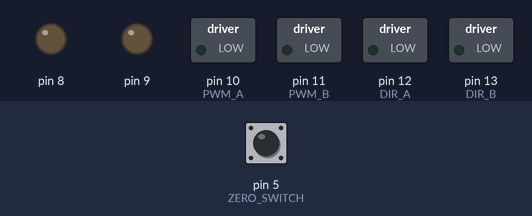
Bench run of a sketch on a simulated Arduino Uno, built with avr-gcc and run on an emulated ATmega328P. Parts: switched loads named in the sketch (green lamp = pin HIGH), output pins drawn as LEDs (lit = HIGH). Inputs (shaded band) come from the test bench; at power-on: pin 5 (ZERO_SWITCH) LOW.

Above: at 1.3 s.
1.4 s: pin 5 (ZERO_SWITCH) pulled HIGH for 2.45 s
At 3.91 s:
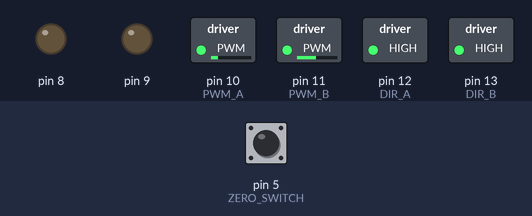
At 5.1 s:
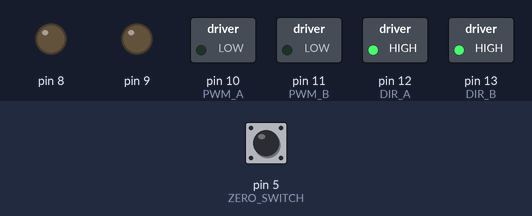
5.4 s: pin 5 (ZERO_SWITCH) pulled HIGH for 2.45 s
At 8.3 s:
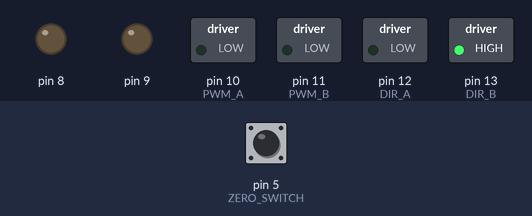
Timing chart, 0 to 9.8 s (numbered marks = the images above; inputs shaded):
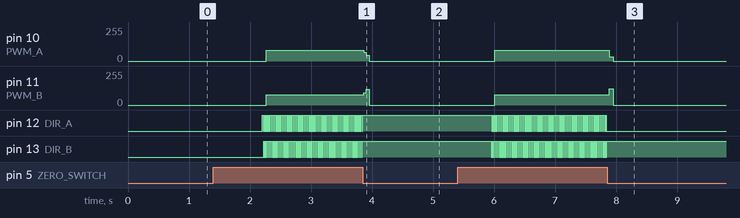

The sketch:

microstepping.ino
```cpp
/*## Definitions ##*/

#define DIR_A 12
#define DIR_B 13
#define PWM_A 10
#define PWM_B 11
#define ZERO_SWITCH 5

#define Fwd HIGH
#define Rev LOW
int usteps = 360;
float amp = 127;
int pulseDelay_us = 40;
int a[360];
int b[360];
int idxG = 0;

void writeMotor(int value, int PWM_PIN, int DIR_PIN);
/*## Step Delay ##*/

//const int stepDelay_ms = 50;

void setup() {
/*## Sin/Cos Tables ##*/
for (int i=0; i<usteps; i++) {
  a[i] = amp*sin(i*2*PI/usteps);
  b[i] = amp*cos(i*2*PI/usteps);
}
/*## PinMode Config ##*/
pinMode(DIR_A, OUTPUT);
pinMode(DIR_B, OUTPUT);
pinMode(ZERO_SWITCH, INPUT);
// Turn off Braking for both Channels
pinMode(8, OUTPUT); digitalWrite(8, LOW);
pinMode(9, OUTPUT); digitalWrite(9, LOW);

}

void loop() {
  while (digitalRead(ZERO_SWITCH) == HIGH) {
    writeMotor(a[idxG], PWM_A, DIR_A);
    writeMotor(b[idxG], PWM_B, DIR_B);

    idxG++;
    if (idxG == usteps) {
      idxG = 0;
    }
    delayMicroseconds(pulseDelay_us);
  }
  delay(100);
  analogWrite(PWM_A, 0);
  analogWrite(PWM_B, 0);
  delay(2000);
}

void writeMotor(int value, int PWM_PIN, int DIR_PIN) {
  int absPWM = abs(value);
  analogWrite(PWM_PIN, absPWM);
  if (value > 0) {
    digitalWrite(DIR_PIN, Fwd);
  } else {
    digitalWrite(DIR_PIN, Rev);
  }
}
```

Measured:
- after the input at 1.4 s, pin 10 (PWM_A): 0/255 → 81/255 after 0.86 s, → 0/255 1.6 s later; pin 11 (PWM_B): 0/255 → 77/255 after 0.86 s, → 0/255 1.6 s later
- after the input at 5.4 s, pin 10 (PWM_A): 0/255 → 81/255 after 0.61 s, → 32/255 1.9 s later, → 0/255 0.06 s later; pin 11 (PWM_B): 0/255 → 77/255 after 0.61 s, → 122/255 1.9 s later, → 0/255 0.06 s later
